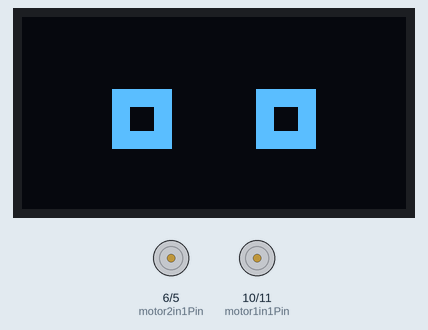
The sketch below on a simulated Arduino Leonardo, built with avr-gcc and run on an emulated ATmega32U4. On the bench: 128×64 one-colour display, motor-driver pin pairs drawn as motors (green arrow = first pin HIGH = forward, orange = second pin HIGH = backward, longer = more drive). What the sketch prints to the serial monitor is not drawn.

Above: at 3.2 s.
Timing chart, 0 to 4.7 s (numbered marks = the images above):
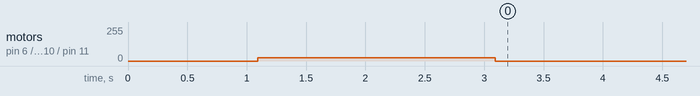

The sketch:

arduino_control.ino
```cpp
#include <Arduino.h>

void setup() {
  Serial.begin(115200);
  initUart(115200);

  initDrivetrain();
  initDisplay();
  initUltrasonic();

  delay(1000);

  tankDrive(0.5f, 0.5f);
  delay(2000);
  tankDrive(0.0f, 0.0f);
}

void loop() {
  loopUart();

  // Serial.println(getDistance());

  uartSendCommand((uint8_t)0);

  Serial.println(uartGetActivated());

  tankDrive(0.0f, 0.0f);

  // tankDrive(0.5f, 0.5f);
  // delay(2000);
  // tankDrive(-0.5f, -0.5f);
  // delay(2000);
  // tankDrive(-0.5f, 0.5f);
  // delay(4000);
  // tankDrive(0.0f, 0.0f);
  // delay(2000);

  // loopBasicRun();

  loopDisplay();
}
```

basic_run.ino
```cpp
#include <Arduino.h>

const float OBJECT_DETECTION_THRESHOLD = 5.0f;
const float EDGE_DETECTION_THRESHOLD   = 20.0f;

enum State {
	IDLE = 0,
	DRIVING = 1,
	CAPTURING = 2,
	TURNING = 3,
};

static State state = IDLE;

void runStateMachineOnce() {
	switch (state) {
		case IDLE: {
			if (uartGetActivated()) {
				state = DRIVING;
			}
			tankDrive(0.0f, 0.0f);
			break;
		}

		case DRIVING: {
			if (!uartGetActivated()) {
				state = IDLE;
				break;
			}

			float dist = getDistance();
			if (dist < OBJECT_DETECTION_THRESHOLD) {
				state = CAPTURING;
			} else if (dist > EDGE_DETECTION_THRESHOLD) {
				state = TURNING;
			}

			tankDrive(0.5f, 0.5f);
			break;
		}

		case CAPTURING: {
			if (!uartGetActivated()) {
				state = IDLE;
				break;
			}

			tankDrive(0.0f, 0.0f);
			delay(500);

			uartSendCommand("capture_image");

			delay(500);
			state = TURNING;
			break;
		}

		case TURNING: {
			if (!uartGetActivated()) {
				state = IDLE;
				break;
			}

			tankDrive(-0.4f, 0.4f);

			delay(1000);

			state = DRIVING;
			break;
		}
	}
}

void loopBasicRun() {
	runStateMachineOnce();
	delay(10); // small loop delay
}
```

drivetrain.ino
```cpp
#include <Arduino.h>

const int motor1in1Pin = 10;
const int motor1in2Pin = 11;

const int motor2in1Pin = 6;
const int motor2in2Pin = 5;

// Edge-sensitive COAST fix: only insert a brief neutral (both IN pins LOW)
// when the direction actually changes, and use COAST (not brake) at zero
// speed. This avoids tripping driver protections without reducing effective
// power during steady motion.
static const uint8_t COAST_DELAY_MS = 20; // tune 10–50 ms if needed
static const uint8_t RAMP_INTERVAL_MS = 10; // how often to adjust speed
static const float   RAMP_STEP = 0.10f;     // max change in speedNorm per step

// Track last applied direction per motor: -1 reverse, 0 stop, +1 forward
static int8_t g_lastDir1 = 0;
static int8_t g_lastDir2 = 0;
static float  g_currSpeed1 = 0.0f; // current applied speed [-1..1]
static float  g_currSpeed2 = 0.0f;
static unsigned long g_nextRampAt1 = 0;
static unsigned long g_nextRampAt2 = 0;

static inline int8_t signWithDeadband(float v, float db = 0.02f) {
  if (v > db) return 1;
  if (v < -db) return -1;
  return 0;
}

static void applyMotorDrive(int in1Pin, int in2Pin, float targetSpeed, int8_t &lastDir, float &currSpeed, unsigned long &nextRampAt) {
  // Clamp
  if (targetSpeed > 1.0f) targetSpeed = 1.0f;
  if (targetSpeed < -1.0f) targetSpeed = -1.0f;

  // Slew-rate limit: step the current speed toward target at a fixed cadence
  unsigned long now = millis();
  if ((long)(now - nextRampAt) >= 0) {
    float delta = targetSpeed - currSpeed;
    if (fabs(delta) > RAMP_STEP) {
      currSpeed += (delta > 0 ? RAMP_STEP : -RAMP_STEP);
    } else {
      currSpeed = targetSpeed;
    }
    nextRampAt = now + RAMP_INTERVAL_MS;
  }

  int8_t dir = signWithDeadband(currSpeed);

  // Zero speed => COAST (both LOW). No delay loops.
  if (dir == 0) {
    digitalWrite(in1Pin, LOW);
    digitalWrite(in2Pin, LOW);
    lastDir = 0;
    return;
  }

  // If changing direction (and we weren't stopped), insert a one-time neutral delay
  if (lastDir != 0 && dir != lastDir) {
    digitalWrite(in1Pin, LOW);
    digitalWrite(in2Pin, LOW);
    delay(COAST_DELAY_MS);
  }

  // Apply PWM on the active side only; keep the other LOW
  int pwm = (int)(fabs(currSpeed) * 255.0f + 0.5f);
  if (dir > 0) {
    analogWrite(in1Pin, pwm);
    digitalWrite(in2Pin, LOW);
  } else {
    digitalWrite(in1Pin, LOW);
    analogWrite(in2Pin, pwm);
  }

  lastDir = dir;
}

void driveMotorNormalized(int in1Pin, int in2Pin, float speedNorm) {
  if (speedNorm > 1.0f) speedNorm = 1.0f;
  if (speedNorm < -1.0f) speedNorm = -1.0f;

  int pwm = (int)(fabs(speedNorm) * 255.0f + 0.5f);

  if (speedNorm > 0.0f) {
    // Neutral first (coast), then apply forward
    digitalWrite(in1Pin, LOW);
    digitalWrite(in2Pin, LOW);
    delay(COAST_DELAY_MS);

    analogWrite(in1Pin, pwm);
    digitalWrite(in2Pin, LOW);
  } else if (speedNorm < 0.0f) {
    // Neutral first (coast), then apply reverse
    digitalWrite(in1Pin, LOW);
    digitalWrite(in2Pin, LOW);
    delay(COAST_DELAY_MS);

    digitalWrite(in1Pin, LOW);
    analogWrite(in2Pin, pwm);
  } else {
    // Zero speed: COAST (do not brake). Keep both LOW.
    digitalWrite(in1Pin, LOW);
    digitalWrite(in2Pin, LOW);
  }
}

inline void driveLeft(float speedNorm) { applyMotorDrive(motor1in1Pin, motor1in2Pin, speedNorm, g_lastDir1, g_currSpeed1, g_nextRampAt1); }
inline void driveRight(float speedNorm) { applyMotorDrive(motor2in1Pin, motor2in2Pin, speedNorm, g_lastDir2, g_currSpeed2, g_nextRampAt2); }

void tankDrive(float speedLeft, float speedRight) {
  driveLeft(speedLeft);
  driveRight(speedRight);
}

void initDrivetrain() {
  pinMode(motor1in1Pin, OUTPUT);
  pinMode(motor1in2Pin, OUTPUT);

  pinMode(motor2in1Pin, OUTPUT);
  pinMode(motor2in2Pin, OUTPUT);

  digitalWrite(motor1in1Pin, LOW);
  digitalWrite(motor1in2Pin, LOW);

  digitalWrite(motor2in1Pin, LOW);
  digitalWrite(motor2in2Pin, LOW);
}
```

oled.ino
```cpp
#include <Wire.h>
#include <Adafruit_GFX.h>
#include <Adafruit_SSD1306.h>

#define SCREEN_WIDTH 128
#define SCREEN_HEIGHT 64
#define OLED_RESET    -1

Adafruit_SSD1306 display(SCREEN_WIDTH, SCREEN_HEIGHT, &Wire, OLED_RESET);

// Eye parameters
int eyeWidth = 20;
int eyeHeight = 20;
int leftEyeX = 30;
int rightEyeX = 78;
int eyeY = 24;

const bool SEQ_OPEN[] = { true, false, true, false, true };
const uint16_t SEQ_MS[] = { 4000, 200, 200, 200, 400 };
const uint8_t SEQ_LEN = sizeof(SEQ_OPEN) / sizeof(SEQ_OPEN[0]);
static uint8_t g_idx = 0;
static unsigned long g_nextAt = 0;

void drawOpenEyes() {
  display.fillRect(leftEyeX, eyeY, eyeWidth, eyeHeight, SSD1306_WHITE);  // Left eye
  display.fillRect(rightEyeX, eyeY, eyeWidth, eyeHeight, SSD1306_WHITE); // Right eye
  display.fillRect(leftEyeX+6, eyeY+6, 8, 8, SSD1306_BLACK);   // Left pupil
  display.fillRect(rightEyeX+6, eyeY+6, 8, 8, SSD1306_BLACK);  // Right pupil
}

void drawClosedEyes() {
  display.fillRect(leftEyeX, eyeY+eyeHeight/2, eyeWidth, 2, SSD1306_WHITE);  // Left closed
  display.fillRect(rightEyeX, eyeY+eyeHeight/2, eyeWidth, 2, SSD1306_WHITE); // Right closed
}

void initDisplay() {
  Wire.begin();
  if (!display.begin(SSD1306_SWITCHCAPVCC, 0x3C)) {
    for (;;);
  }
  display.clearDisplay();

  g_idx = 0;
  g_nextAt = 0;
}

void loopDisplay() {
  unsigned long now = millis();

  if ((long)(now - g_nextAt) >= 0) {
    // Draw current frame
    display.clearDisplay();
    if (SEQ_OPEN[g_idx]) {
      drawOpenEyes();
    } else {
      drawClosedEyes();
    }
    display.display();

    // Schedule next step
    g_nextAt = now + SEQ_MS[g_idx];
    g_idx = (g_idx + 1) % SEQ_LEN;
  }
}
```

uart.ino
```cpp
#include <Arduino.h>

enum class UartCommand : uint8_t {
	CAPTURE_IMAGE = 0,
	ACTIVATE      = 1,
	DEACTIVATE    = 2,
};

static volatile bool g_uartActivated = false;
static volatile bool g_hasPendingCmd = false;
static volatile UartCommand g_lastCmd = UartCommand::DEACTIVATE;

void initUart(unsigned long baud) {
	Serial1.begin(baud);
	delay(10);
}

void uartPoll() {
	while (Serial1.available() > 0) {
		int b = Serial1.read();
		if (b < 0) break;
		uint8_t code = static_cast<uint8_t>(b);
		if (code <= static_cast<uint8_t>(UartCommand::DEACTIVATE)) {
			g_lastCmd = static_cast<UartCommand>(code);
			g_hasPendingCmd = true;
			if (g_lastCmd == UartCommand::ACTIVATE) {
				g_uartActivated = true;
			} else if (g_lastCmd == UartCommand::DEACTIVATE) {
				g_uartActivated = false;
			}
		}
	}
}

bool uartTryReadCommand(uint8_t &outCode) {
	if (g_hasPendingCmd) {
		noInterrupts();
		outCode = static_cast<uint8_t>(g_lastCmd);
		g_hasPendingCmd = false;
		interrupts();
		return true;
	}
	return false;
}

void uartSendCommand(uint8_t code) {
	Serial1.write(code);
	Serial1.flush();
}

void uartSendCommand(const char* msg) {
	if (!msg) return;
	if (strcmp(msg, "capture_image") == 0) {
		uartSendCommand(static_cast<uint8_t>(UartCommand::CAPTURE_IMAGE));
	} else {
	}
}

bool uartGetActivated() {
	return g_uartActivated;
}

void loopUart() {
    uartPoll();
}
```

ultrasonic.ino
```cpp
#include <Arduino.h>

// Pins (change if you wired differently)
const uint8_t TRIG_PIN = 3;
const uint8_t ECHO_PIN = 4;

// Max measurable distance (affects pulseIn timeout)
const unsigned int MAX_DISTANCE_CM = 400; // ~4 meters
const unsigned long PULSE_TIMEOUT_US = 25000UL; // ~25 ms, ~4.3 m; safe default

// Take multiple readings and return a median for stability
float readDistanceCmOnce() {
	// Ensure trigger is LOW
	digitalWrite(TRIG_PIN, LOW);
	delayMicroseconds(2);

	// 10µs HIGH pulse to trigger measurement
	digitalWrite(TRIG_PIN, HIGH);
	delayMicroseconds(10);
	digitalWrite(TRIG_PIN, LOW);

	// Measure echo HIGH pulse width (µs)
	unsigned long duration = pulseIn(ECHO_PIN, HIGH, PULSE_TIMEOUT_US);
	if (duration == 0) {
		return -1.0f; // timeout / out of range
	}
	// Convert to cm
	float cm = duration / 58.0f;
	if (cm <= 0 || cm > MAX_DISTANCE_CM + 20) {
		return -1.0f;
	}
	return cm;
}

static float median3(float a, float b, float c) {
	// Handle invalids (-1) by replacing with large sentinel
	if (a < 0) a = 1e9;
	if (b < 0) b = 1e9;
	if (c < 0) c = 1e9;
	// Simple median-of-three
	if (a > b) { float t = a; a = b; b = t; }
	if (b > c) { float t = b; b = c; c = t; }
	if (a > b) { float t = a; a = b; b = t; }
	// If all invalid => b will be large; treat as invalid
	if (b >= 1e8) return -1.0f;
	return b;
}

float getDistance() {
	// Take 3 quick samples and median
	float d1 = readDistanceCmOnce();
	delay(10);
	float d2 = readDistanceCmOnce();
	delay(10);
	float d3 = readDistanceCmOnce();
	return median3(d1, d2, d3);
}

void initUltrasonic() {
	pinMode(TRIG_PIN, OUTPUT);
	pinMode(ECHO_PIN, INPUT);
	digitalWrite(TRIG_PIN, LOW);
	delay(50);
}
```
